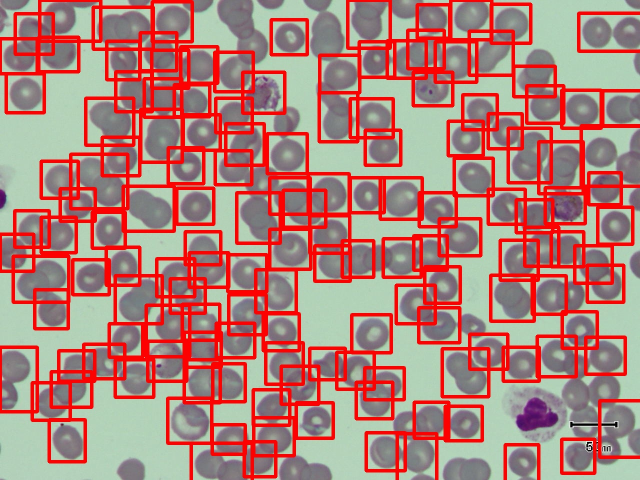
#> input picture cellData/annotated/PA171690.JPG, 1280 x 960 px, found by its file name (shown at 1/2 size)
$ python cellCounting.py
#> lines starting #> are read from the running program, lines starting #| are printed output that depends on the picture
### commonFunc.py
from PIL import Image
import numpy as np
from matplotlib import pyplot as plt
import cv2
import torch
from collections import Counter

def read_img(path, grayscale=True):
#> called with path = 'cellData/PA171690.JPG', grayscale = True
    img = Image.open(path)
#> img is the input picture: PIL image 1280x960 RGB; mean R, G, B 175.1, 127.9, 120.5
    if grayscale:
        img = img.convert('L')
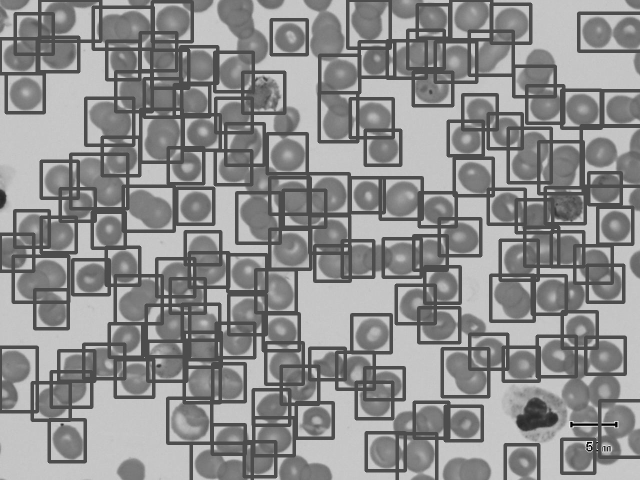
#> img: PIL image 1280x960 L (shown at 1/2 size); min 0, max 255, mean 141.2
    else:
        img = img.convert('RGB')
    return np.array(img) / 255


def save_img(img, path, normalize=True):
    img = img.numpy()
    if normalize:
        img = img - img.min()
        img = img / img.max()
    else:
        img = np.clip(img, 0., 1.)
    img = (img * 255).astype(np.uint8)
    img = Image.fromarray(img)
    img.save(path)

# [354 lines left out: functions prediction_img, visualize_scale_space, visualize_maxima, find_maxima, IOU, non_max_suppression and 4 more, not called in this run]

def save_checkpoint(state, filename="my_checkpoint.pth.tar"):
    print("=> Saving checkpoint")
    torch.save(state, filename)


# [4 lines left out: function load_checkpoint, not called in this run]

### cellCounting.py
import numpy as np
import scipy.ndimage
import cv2
import matplotlib.pyplot as plt
import os
from PIL import Image
from commonFunc import read_img, save_img, find_maxima, visualize_maxima, visualize_scale_space


# Gradient of Image Function
def detect_edge(image, sobel=False):
#> called with sobel = False
    image_copy = image.copy()
    if sobel:
        Ix = scipy.ndimage.convolve(image_copy, np.array([[1,0,-1],[2,0,-2],[1,0,-1]]))
        Iy = scipy.ndimage.convolve(image_copy, np.array([[1,2,1],[0,0,0],[-1,-2,-1]]))
    else:
        Ix = scipy.ndimage.convolve(image_copy, np.array([[1,0,-1]]))
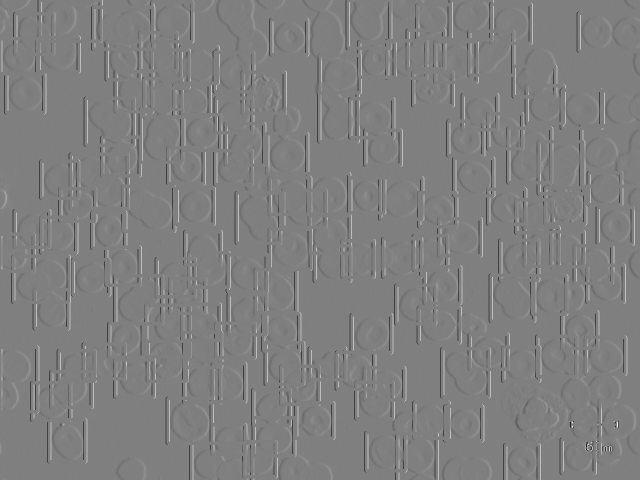
#> Ix: shape (960, 1280) float64 (shown at 1/2 size); min -1, max 1, mean 5.49e-05; drawn with min black and max white
        Iy = scipy.ndimage.convolve(image_copy, np.array([[1,0,-1]]).T)
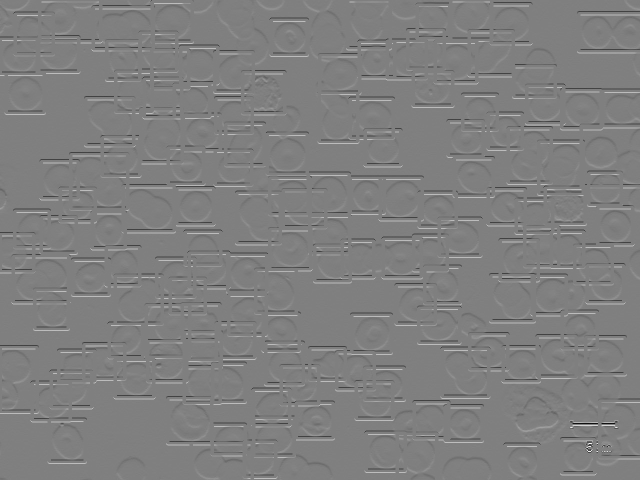
#> Iy: shape (960, 1280) float64 (shown at 1/2 size); min -1, max 1, mean 0.000288; drawn with min black and max white
    grad_magnitude = np.sqrt((Ix**2) + (Iy**2))
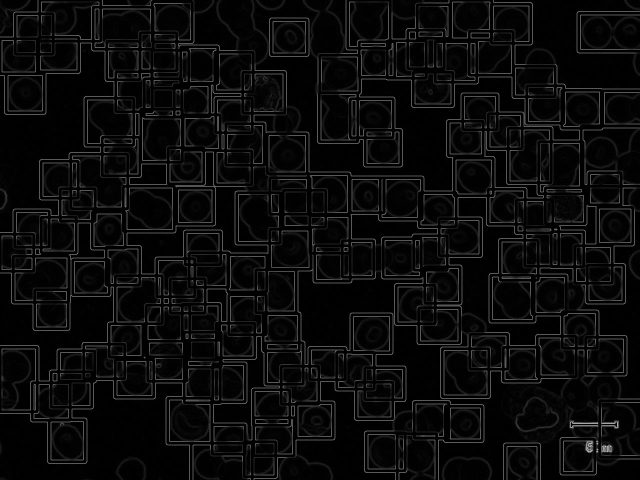
#> grad_magnitude: shape (960, 1280) float64 (shown at 1/2 size); min 0, max 1.35, mean 0.0612; drawn with min black and max white
    return Ix, Iy, grad_magnitude

# Harris Corner Detector
def harris_detector(image, alpha=0.05):
    image_copy = image.copy()
    x_prime = scipy.ndimage.sobel(image_copy, axis=0, mode = 'constant')
    y_prime = scipy.ndimage.sobel(image_copy, axis=1, mode = 'constant')
    x2_prime = scipy.ndimage.gaussian_filter(x_prime**2, sigma=0.85,mode = 'constant')
    xy_prime = scipy.ndimage.gaussian_filter(x_prime*y_prime, sigma=0.85, mode = 'constant')
    y2_prime = scipy.ndimage.gaussian_filter(y_prime**2, sigma=0.85, mode = 'constant')
    # determinant - (alpha * trace)
    output = ((x2_prime * y2_prime) - (xy_prime**2)) - alpha*((x2_prime+y2_prime)**2)
    return output

# Image Preprocessing
def image_preprocessing(image):
    image_copy = image.copy()
    image = 1 - image
    return image

def generate_DoG(image, preprocessing=False):
    if preprocessing:
        image = image_preprocessing(image)
        label0 = "DoGDetectionPreprocessed.png"
        label1 = "DoGScalePreprocessed.png"
    else:
        label0 = "DoGDetectionOriginal.png"
        label1 = "DoGScaleOriginal.png"
    cell_radius = 30
    gauss_cell1 = scipy.ndimage.gaussian_filter(image,
                                                cell_radius / np.sqrt(2))
    gauss_cell2 = scipy.ndimage.gaussian_filter(image,
                                                cell_radius / np.sqrt(2.001))
    DoG = gauss_cell1 - gauss_cell2

    maxima = find_maxima(DoG, k_xy=5)
    print("Number of cells: " + str(len(maxima)))

    visualize_scale_space(DoG, cell_radius / np.sqrt(2),
                          cell_radius / np.sqrt(2.001) / cell_radius / np.sqrt(
                              2),
                          os.path.join('cellDetectionVisual', label1))

    visualize_maxima(image, maxima, cell_radius / np.sqrt(2),
                     cell_radius / np.sqrt(2.001) / cell_radius / np.sqrt(2),
                     os.path.join('cellDetectionVisual', label0))

def main():
    folder = "cellData"
    path0 = os.path.join(folder, "PA171690.JPG")
    path1 = os.path.join(folder, "PA171690.JPG")
    path2 = os.path.join(folder, "PA171690.JPG")
    image0 = read_img(path0, grayscale=True).copy()
    image1 = read_img(path1, grayscale=True).copy()
    image2 = read_img(path2, grayscale=True).copy()

    os.makedirs('gradientImages', exist_ok=True)

    # Save gradient images
    Ix = detect_edge(image0, sobel=False)[0]
    Iy = detect_edge(image0, sobel=False)[1]
    grad_mag = detect_edge(image0, sobel=False)[2]
    save_img(Ix, "gradientImages/IxOriginal.jpg")
    save_img(Iy, "gradientImages/IyOriginal.jpg")
    save_img(grad_mag, "gradientImages/gradOriginal.jpg")

    os.makedirs('cornerScore', exist_ok=True)

    # Corner Detection
    harris = harris_detector(image0)
    save_img(harris, "cornerScore/harrisCornerOriginal.jpg")

    os.makedirs('cellDetectionVisual', exist_ok=True)

    # Difference of Gaussian to approximate Laplacian of Gaussian
    generate_DoG(image0, False)
    generate_DoG(image0, True)


if __name__ == '__main__':
#> (the run stopped early here; a loop or call above may not have finished)
